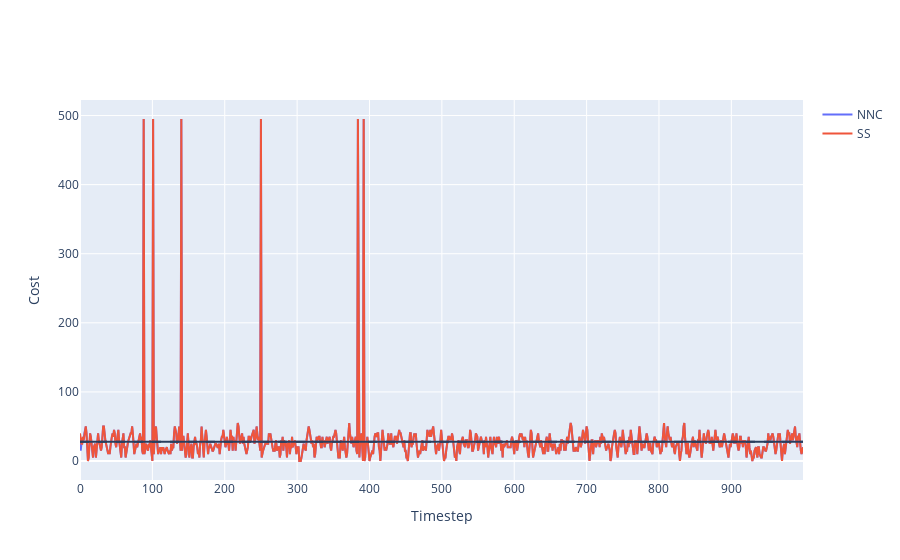

Notebook code cell kept with this figure:
### Code cell
a = go.Scatter(y=[x.item() for x in nn_ci], name='NNC')
b = go.Scatter(y=[x.item() for x in ss_ci], name='SS')
fig = go.Figure([a,b])
fig.add_hline(nn_mean_cost.detach().item())
fig.add_hline(ss_mean_cost.detach().item(),line={'dash':'dash'})
fig.layout.xaxis.title = 'Timestep'
fig.layout.yaxis.title = 'Cost'
fig

### Figure 1 — Plotly figure (JSON) as saved in the notebook; plotly's stock layout.template omitted (floating-point values rounded to 4 significant figures; data arrays with more than 128 entries replaced by an {"elided": "..."} marker saying what was removed)
{"data": [{"name": "NNC", "type": "scatter", "y": {"elided": "1000 int values"}}, {"name": "SS", "type": "scatter", "y": {"elided": "1000 int values"}}], "layout": {"shapes": [{"type": "line", "x0": 0, "x1": 1, "xref": "x domain", "y0": 27.87, "y1": 27.87, "yref": "y"}, {"line": {"dash": "dash"}, "type": "line", "x0": 0, "x1": 1, "xref": "x domain", "y0": 27.89, "y1": 27.89, "yref": "y"}], "xaxis": {"title": {"text": "Timestep"}}, "yaxis": {"title": {"text": "Cost"}}}}
